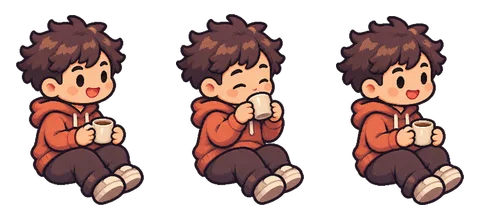
#> input picture assets/office/runtime/actor-0-away.webp, 480 x 216 px, given in place of background-before-left-small.png, which was not available
$ python build_left_lounge.py
#> lines starting #> are read from the running program, lines starting #| are printed output that depends on the picture
from pathlib import Path
from PIL import Image,ImageDraw,ImageFilter,ImageChops
import json,math,shutil
R=Path(__file__).resolve().parent;M=json.loads((R/'manifest.json').read_text());before=sum(p.stat().st_size for p in (R/'runtime').glob('*.webp'));reports={}
#> (reads assets/office/manifest.json from the repository)
regions={'small':[(0,230,292,780),(180,365,410,590)],'medium':[(0,170,258,705),(145,335,392,625),(0,700,275,1024)],'large':[(0,215,235,680),(0,590,85,1254),(0,1040,215,1254)]}
for kind,rects in regions.items():
 a=M['assets']['background-'+kind];backup=R/'src/modules'/('background-before-left-'+kind+'.png')
 if not backup.exists():shutil.copyfile(R/a['sourceFile'],backup)
 original=Image.open(backup).convert('RGBA');generated=Image.open(R/'src/generated'/('background-left-clear-'+kind+'.png')).convert('RGBA')
#> further down, original is the input picture: PIL image 480x216 RGBA; mean R, G, B, A 59.8, 39, 35.6, 111.4
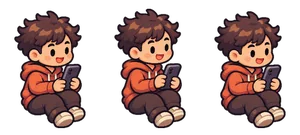
#> input picture assets/office/runtime/actor-0-phone.webp, 300 x 135 px, given in place of background-left-clear-small.png, which was not available
#> further down, generated is the input picture: PIL image 300x135 RGBA; mean R, G, B, A 56.7, 36, 32.7, 110.6
 if generated.size!=original.size:generated=generated.resize(original.size,Image.Resampling.LANCZOS)
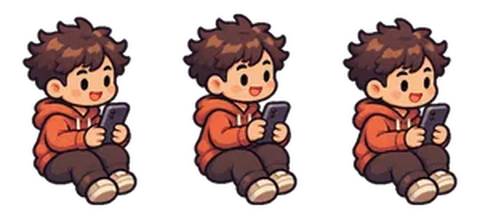
#> generated: PIL image 480x216 RGBA; mean R, G, B, A 54.6, 34.3, 30.9, 110.6; transparent parts drawn white
 mask=Image.new('L',original.size);d=ImageDraw.Draw(mask)
#> after `mask = Image.new('L', original.size)`: mask: PIL image 480x216 L; every value is 0
 for rect in rects:d.rectangle(rect,fill=255)
 # Blend only INSIDE edited region; every pixel outside mask stays byte-identical.
 blend=ImageChops.multiply(mask,mask.filter(ImageFilter.GaussianBlur(5)));out=Image.composite(generated,original,blend);out.save(R/a['sourceFile']);diff=ImageChops.difference(original,out);outside=ImageChops.multiply(diff.getchannel('R'),ImageChops.invert(mask));assert not outside.getbbox()
#> after `diff = ImageChops.difference(original, out)`: diff: PIL image 480x216 RGBA; every value is 0
 w,h=a['size'];pw=math.ceil(w/8)*8;ph=math.ceil(h/8)*8;p=Image.new('RGBA',(pw,ph));p.alpha_composite(out);p.resize((pw*5//8,ph*5//8),Image.Resampling.LANCZOS).save(R/a['file'],'WEBP',quality=85,alpha_quality=100,method=6)
#> after `p = Image.new('RGBA', (pw, ph))`: p: PIL image 1536x1024 RGBA; every value is 0
#> after `p.alpha_composite(out)`:
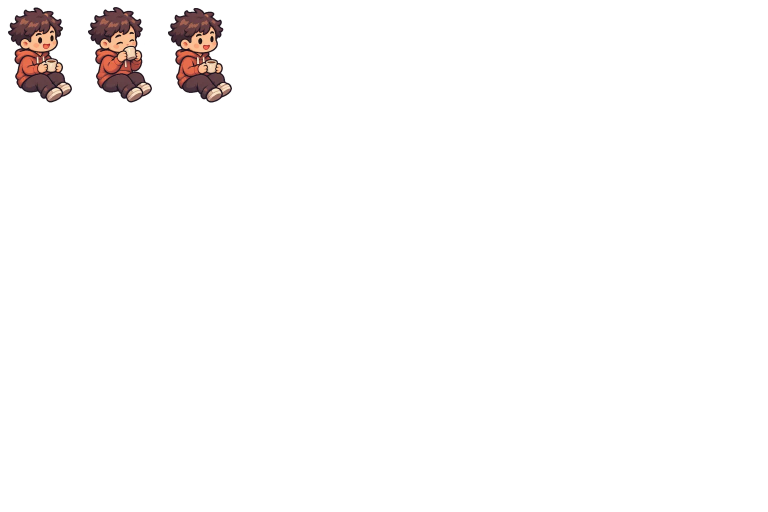
#> p: PIL image 1536x1024 RGBA (shown at 1/2 size); mean R, G, B, A 3.8, 2.5, 2.3, 7.3; transparent parts drawn white
#> after `w, h = a['size']`:
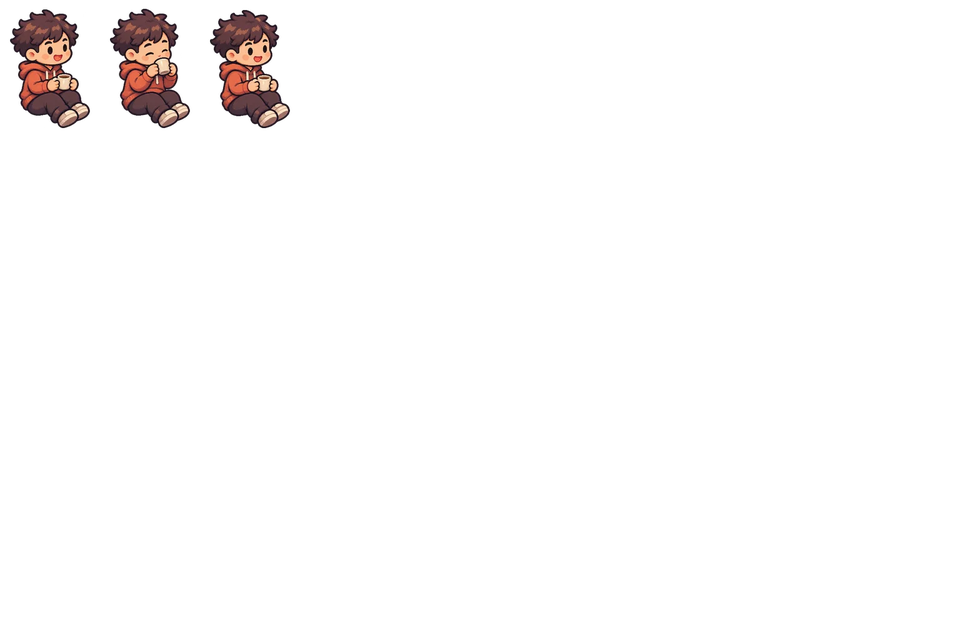
#> saved as background-small.webp: PIL image 960x640 RGBA; mean R, G, B, A 3.8, 2.5, 2.3, 7.3; transparent parts drawn white
#> (the run stopped early here; a loop or call above may not have finished)
